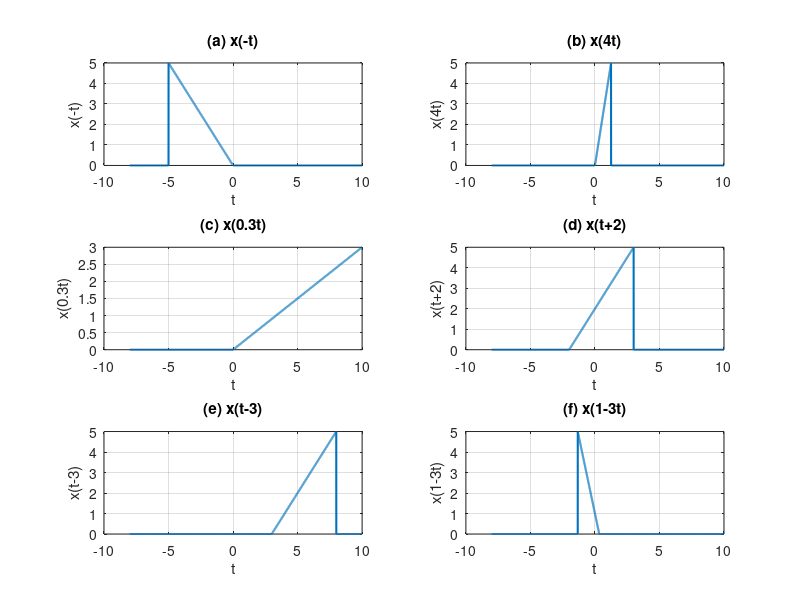

The MATLAB source for this figure: (Note: this script raises an error after producing the figure.)
clc;
clear;
close all;

%% Define unit step function
u = @(t) double(t >= 0);

%% Define original signal
% x(t) = t[u(t) - u(t-5)]
x = @(t) t .* (u(t) - u(t-5));

%% Time axis
t = linspace(-8, 10, 5000);

%% Generate transformed signals
xa = x(-t);         % (a) Time reversal
xb = x(4*t);        % (b) Compression by 4
xc = x(0.3*t);      % (c) Expansion by 1/0.3
xd = x(t+2);        % (d) Shift left by 2
xe = x(t-3);        % (e) Shift right by 3
xf = x(1-3*t);      % (f) Reflection + compression + shift

%% Plot all signals
figure('Color', 'w');

% Plot (a)
subplot(3, 2, 1)
plot(t, xa, 'LineWidth', 1.5);
grid on;
xlabel('t'); ylabel('x(-t)');
title('(a) x(-t)');

% Plot (b)
subplot(3, 2, 2)
plot(t, xb, 'LineWidth', 1.5);
grid on;
xlabel('t'); ylabel('x(4t)');
title('(b) x(4t)');

% Plot (c)
subplot(3, 2, 3)
plot(t, xc, 'LineWidth', 1.5);
grid on;
xlabel('t'); ylabel('x(0.3t)');
title('(c) x(0.3t)');

% Plot (d)
subplot(3, 2, 4)
plot(t, xd, 'LineWidth', 1.5);
grid on;
xlabel('t'); ylabel('x(t+2)');
title('(d) x(t+2)');

% Plot (e)
subplot(3, 2, 5)
plot(t, xe, 'LineWidth', 1.5);
grid on;
xlabel('t'); ylabel('x(t-3)');
title('(e) x(t-3)');

% Plot (f)
subplot(3, 2, 6)
plot(t, xf, 'LineWidth', 1.5);
grid on;
xlabel('t'); ylabel('x(1-3t)');
title('(f) x(1-3t)');

sgtitle('Time Transformations of x(t)=t[u(t)-u(t-5)]');
